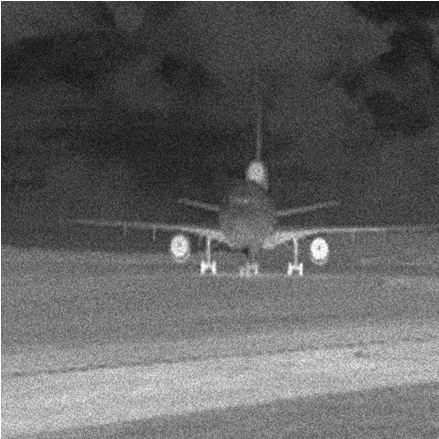
#> input picture paper_analysis/paper_analysis3/images/plane.png, 439 x 439 px, found by its file name
$ python testcode.py   (older library calls are emulated)
#> lines starting #> are read from the running program, lines starting #| are printed output that depends on the picture
import cv2
import numpy as np


def calculate_gini_coefficient(cdf):
    """计算基尼系数"""
    n = len(cdf)
    coefficient = 2.0 / n
    constant = (n + 1) / n
    weighted_sum = sum((i + 1) * val for i, val in enumerate(cdf))
    gini = coefficient * weighted_sum / sum(cdf) - constant
    return gini


def adaptive_histogram_equalization(image, gini_coeff):
    """自适应直方图均衡化"""
    h, w = image.shape
    hmax = np.max(image)
    n = w * h
    Tu = (1 - gini_coeff) * hmax + gini_coeff * (n / hmax)
    Tl = n / hmax

    image[image < Tu] = (image[image < Tu] / Tu) * Tl
    image[image >= Tu] = Tl + (image[image >= Tu] - Tu)
    return image


def bilinear_interpolation(sub_blocks, original_shape, block_size):
    """Use bilinear interpolation to smooth block edges after processing."""
    # Determine number of blocks in each dimension
    num_blocks_y = original_shape[0] // block_size + (1 if original_shape[0] % block_size != 0 else 0)
    num_blocks_x = original_shape[1] // block_size + (1 if original_shape[1] % block_size != 0 else 0)

    # Initialize empty list to store the new blocks
    new_blocks = []

    for y in range(num_blocks_y):
        for x in range(num_blocks_x):
            i = y * num_blocks_x + x
            if i < len(sub_blocks):
                block = sub_blocks[i]
                # Check if the block needs padding
                if block.shape[0] < block_size:
                    block = cv2.copyMakeBorder(block, 0, block_size - block.shape[0], 0, 0, cv2.BORDER_REFLECT)
                if block.shape[1] < block_size:
                    block = cv2.copyMakeBorder(block, 0, 0, 0, block_size - block.shape[1], cv2.BORDER_REFLECT)
                new_blocks.append(block)
            else:
                # Create a new block if we're out of actual blocks (for edge cases)
                new_blocks.append(np.zeros((block_size, block_size), dtype=np.uint8))

    def reconstruct_image_from_blocks(blocks, orig_shape, block_size):
        """Reconstruct the image from its blocks after processing."""
        # Calculate the number of blocks along the height and width
        num_blocks_vert = int(np.ceil(orig_shape[0] / block_size))
        num_blocks_horiz = int(np.ceil(orig_shape[1] / block_size))

        # Initialize an empty image with the original shape
        reconstructed = np.zeros(orig_shape, dtype=blocks[0].dtype)

        # Place each block back into the image at the correct location
        for idx, block in enumerate(blocks):
            # Calculate the block's position in the image
            row = (idx // num_blocks_horiz) * block_size
            col = (idx % num_blocks_horiz) * block_size

            # Calculate the dimensions of the block
            block_height = min(block_size, orig_shape[0] - row)
            block_width = min(block_size, orig_shape[1] - col)

            # If the block is smaller than the expected block_size, resize it
            if block.shape[0] != block_height or block.shape[1] != block_width:
                block = cv2.resize(block, (block_width, block_height), interpolation=cv2.INTER_LINEAR)

            # Insert the block into the reconstructed image
            reconstructed[row:row + block_height, col:col + block_width] = block

        return reconstructed

    # Usage
    reconstructed_img = reconstruct_image_from_blocks(enhanced_blocks, original_img.shape, block_size)

    # Resize to original image size using bilinear interpolation
    new_image = cv2.resize(reconstructed_img, (original_shape[1], original_shape[0]), interpolation=cv2.INTER_LINEAR)
    return new_image


# 加载图像并转换为灰度图
image_path = 'plane.png'  # 更换为您的图像路径
original_img = cv2.imread(image_path, 0)
#> original_img is the input picture: shape (439, 439); min 12, max 255, mean 96.8

# 图像分割
block_size = 8  # 分割的块的大小
sub_blocks = [original_img[y:y + block_size, x:x + block_size] for x in range(0, original_img.shape[1], block_size) for
              y in range(0, original_img.shape[0], block_size)]
#> sub_blocks = 3025 items

# 处理每个块
enhanced_blocks = []
for block in sub_blocks:
    # 计算累积分布函数(cdf)
    hist = cv2.calcHist([block], [0], None, [256], [0, 256]).ravel()
    cdf = hist.cumsum()
    cdf_normalized = cdf * hist.max() / cdf.max()

    # 计算基尼系数
    gini_coeff = calculate_gini_coefficient(cdf_normalized)

    # 自适应直方图均衡化
    block = adaptive_histogram_equalization(block, gini_coeff)
    enhanced_blocks.append(block)
#> this loop made 3025 passes
#> (weighted_sum in calculate_gini_coefficient, gini in calculate_gini_coefficient, gini_coeff, h in adaptive_histogram_equalization, hmax in adaptive_histogram_equalization, Tu in adaptive_histogram_equalization, Tl in adaptive_histogram_equalization) on passes 1 to 3: (277324.9, 0.287, 0.287, 8, 255, 182, 0.251), (158184.1, 0.288, 0.288, 8, 255, 181.6, 0.251), (133763.8, 0.262, 0.262, 8, 255, 188.2, 0.251)

# After enhancing the blocks, before reconstructing the image
reconstructed_img = bilinear_interpolation(enhanced_blocks, original_img.shape, block_size)
#> in reconstruct_image_from_blocks, `reconstructed = np.zeros(orig_shape, dtype=blocks[0].dtype)`: reconstructed: shape (439, 439); every value is 0
#> after the loop in reconstruct_image_from_blocks, `for idx, block in enumerate(blocks):`:
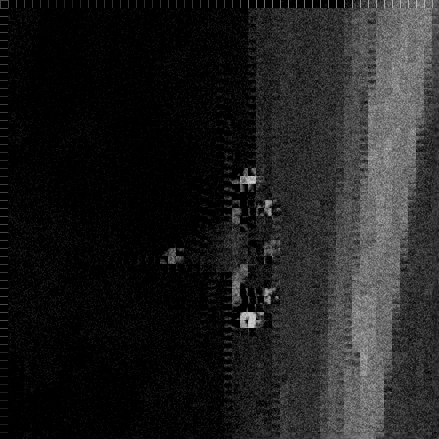
#> reconstructed: shape (439, 439); min 0, max 212, mean 30.9


# 平滑滤波去噪
smoothed_img = cv2.GaussianBlur(reconstructed_img, (3, 3), 0)

# 拉普拉斯锐化处理
laplacian = cv2.Laplacian(smoothed_img, cv2.CV_64F)
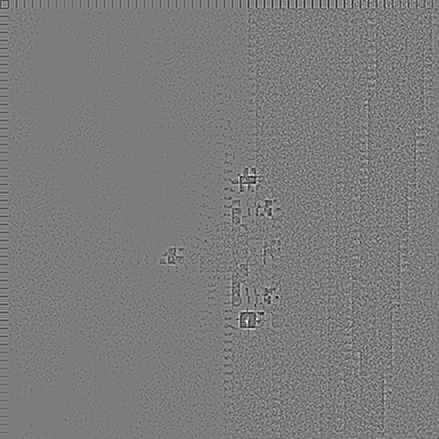
#> laplacian: shape (439, 439) float64; min -97, max 101, mean 0; drawn with min black and max white
sharpened_img = cv2.convertScaleAbs(smoothed_img - 0.3 * laplacian)

# 展示原始图像和增强后的图像
cv2.imshow('Original Image', original_img)
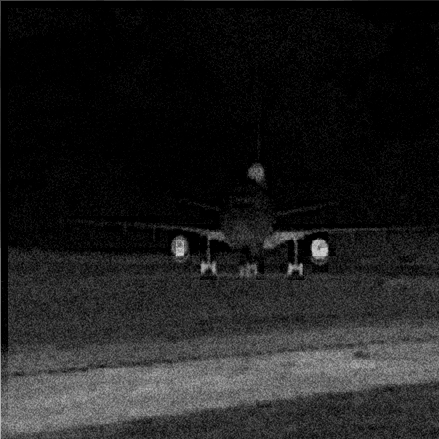
#> window 'Original Image': shape (439, 439); min 0, max 212, mean 30.9
cv2.imshow('Enhanced Image', sharpened_img)
cv2.waitKey(0)
cv2.destroyAllWindows()
